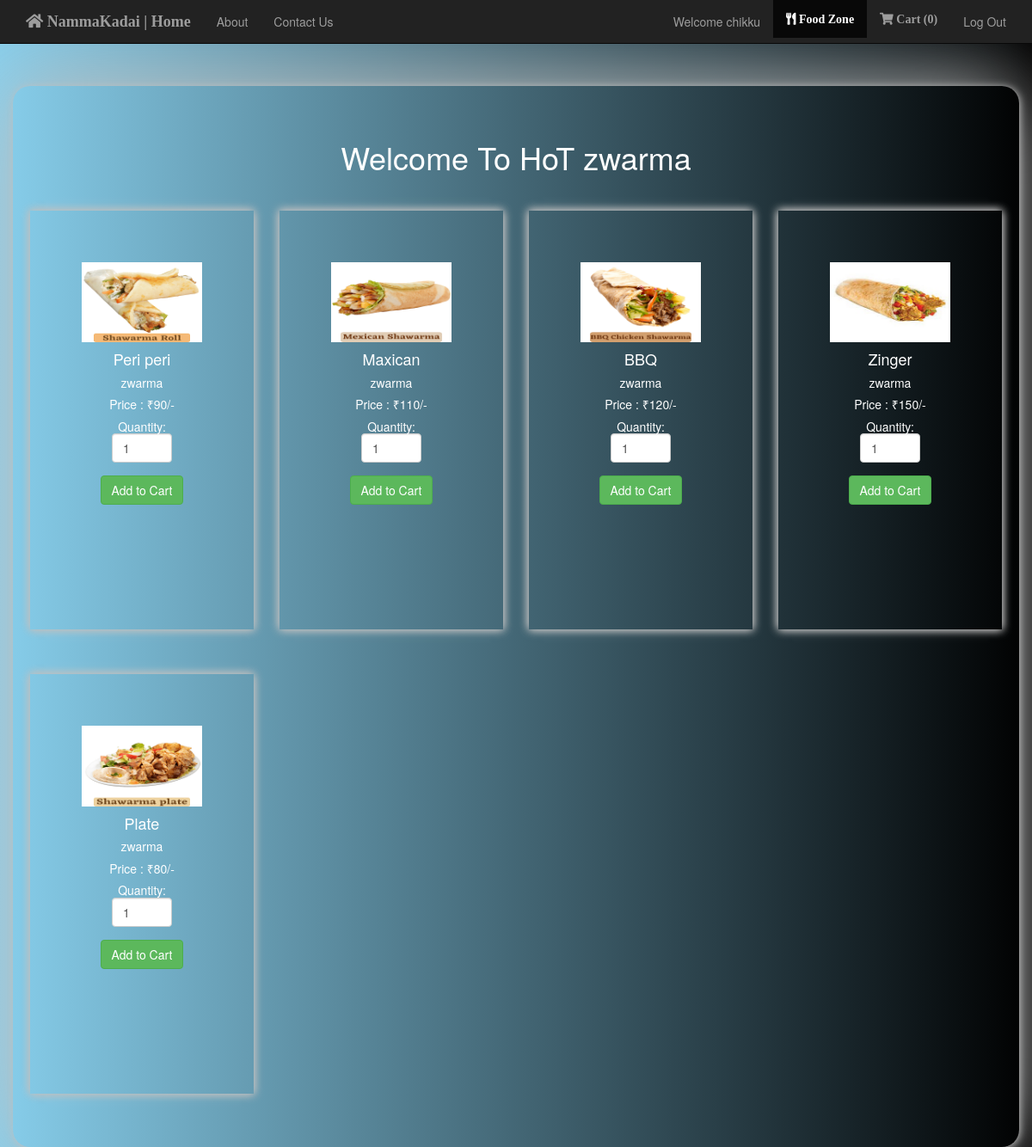
Page /zwarmafoodlist.php (signed in) on the committed database.
### tables this page shows
CREATE TABLE `food` (
  `F_ID` int(30) NOT NULL,
  `name` varchar(30) NOT NULL,
  `price` int(30) NOT NULL,
  `shop_name` varchar(200) NOT NULL,
  `R_ID` int(30) NOT NULL,
  `images_path` varchar(200) NOT NULL,
  `options` varchar(10) NOT NULL DEFAULT 'ENABLE'
);

### zwarmafoodlist.php (the view, shortened to what this page needs)
<html>
  <head>
  </head>
<link rel="stylesheet" type = "text/css" href ="fontawesome-free-5.15.1-web/css/all.min.css">
<link rel="stylesheet" type = "text/css" href ="css/bootstrap.min.css">
  <body bg-color="black">
   <nav class="navbar navbar-inverse navbar-fixed-top"role="navigation">
   <div class="container">
        <div class="navbar-header">
          <a class="navbar-brand" href="index.php"><i class="fas fa-home"> NammaKadai | Home</i></a>
        </div>
        <div class="collapse navbar-collapse " id="myNavbar">
          <ul class="nav navbar-nav">
             <li><a href="aboutus.php">About</a></li>
            <li><a href="contactus.php">Contact Us</a></li>
          </ul>
<?php
if(isset($_SESSION['login_user1'])){
?>
          <ul class="nav navbar-nav navbar-right">
            <li><a href="#"> Welcome <?php echo $_SESSION['login_user1']; ?> </a></li>
            <li><a href="logout_m.php"> Log Out </a></li>
          </ul>
<?php
}
else if (isset($_SESSION['login_user2'])) {
  ?>
           <ul class="nav navbar-nav navbar-right">
            <li><a href="#"> Welcome <?php echo $_SESSION['login_user2']; ?> </a></li>
            <li class="active" ><a href="zwarmafoodlist.php"><i class="fas fa-utensils"> Food Zone  </i></a></li>
            <li><a href="zwarmacart.php"><i class="fas fa-shopping-cart"> Cart (<?php
              if(isset($_SESSION["cart"])){
              $count = count($_SESSION["cart"]);
              echo "$count";
            }
              else
                echo "0";
              ?>) </i> </a></li>
            <li><a href="logout_u.php"> Log Out </a></li>
           </ul>
<?php
}
?>
        </div>
      </div>
    </nav>
    <div class="container" style="background-color:;box-shadow:1px 1px 10px silver,-1px -1px 100px silver;border-radius:20px;padding:20px;margin-top:50px;">
  <div style="padding:2%;border-radius:8px;background-color:;text-align:center;color:white;">
       <h1>Welcome To HoT zwarma</h1>
  </div>
<?php
$conn = Connect();
$sql = "SELECT * FROM FOOD WHERE shop_name='zwarma'";
$result = mysqli_query($conn, $sql);
if (mysqli_num_rows($result) > 0)
{
  $count=0;
  while($row = mysqli_fetch_assoc($result)){
    if ($count == 0)
      echo "<div class='row'>";
?><div class="si" style="font-size:300%; ">
<div class="col-md-3">
<form method="post"  action="zwarmacart.php?action=add&id=<?php echo $row["F_ID"]; ?>">
<div class="mypanel" data-tilt  align="center";>
<div style="border-radius:20px;">
<div class="si" style="color:white;"><img src="<?php echo $row["images_path"]; ?>" class="img-responsive"></div></div>
<h4 class="text-dark" style="color:white;" ><?php echo $row["name"]; ?></h4>
<h5 class="text-info"style="color:white;"><?php echo $row["shop_name"]; ?></h5>
<h5 class="text-danger" style="color:white;">Price : &#8377;<?php echo $row["price"]; ?>/-</h5>
<h5 class="text-info" style="color:white;">Quantity:<input type="number" min="1" max="25" name="quantity" class="form-control" value="1" style="width: 50%;margin-left:25%;"> </h5>
<input type="submit" name="add" style="margin-top:5px;" class="btn btn-success" value="Add to Cart">
</div>
</div>
</div>
<?php
$count++;
if($count==4)
{
  echo "</div>";
  $count=0;
}
}
?>
</div>
</div>
  <?php
}
?>
</body>
</html>

### zwarmafoodlist.php (style rules this page uses)
body,html { height: 100%; }
body { padding-top: 50px; background-image: url('bgimg1.jpg'); background-color:black; background-repeat: repeat; background-size: cover; background-position: center; background: linear-gradient(-90deg,black,skyblue); }
.mypanel { height:65%; width:100%; color:blue;box-shadow:1px 1px 10px silver,-1px -1px 10px silver; padding:60px; margin-top:10px; text-align:center; justify-content: center; font-size:150%; }
input { border: 5px solid blue; }

### rows in the picture
food: images_path (picture), name "Peri peri", shop_name "zwarma", price "90"
food: images_path (picture), name "Maxican", shop_name "zwarma", price "110"
food: images_path (picture), name "BBQ", shop_name "zwarma", price "120"
food: images_path (picture), name "Zinger", shop_name "zwarma", price "150"
food: images_path (picture), name "Plate", shop_name "zwarma", price "80"

### other values in the picture
$_SESSION['login_user2'] "chikku"
